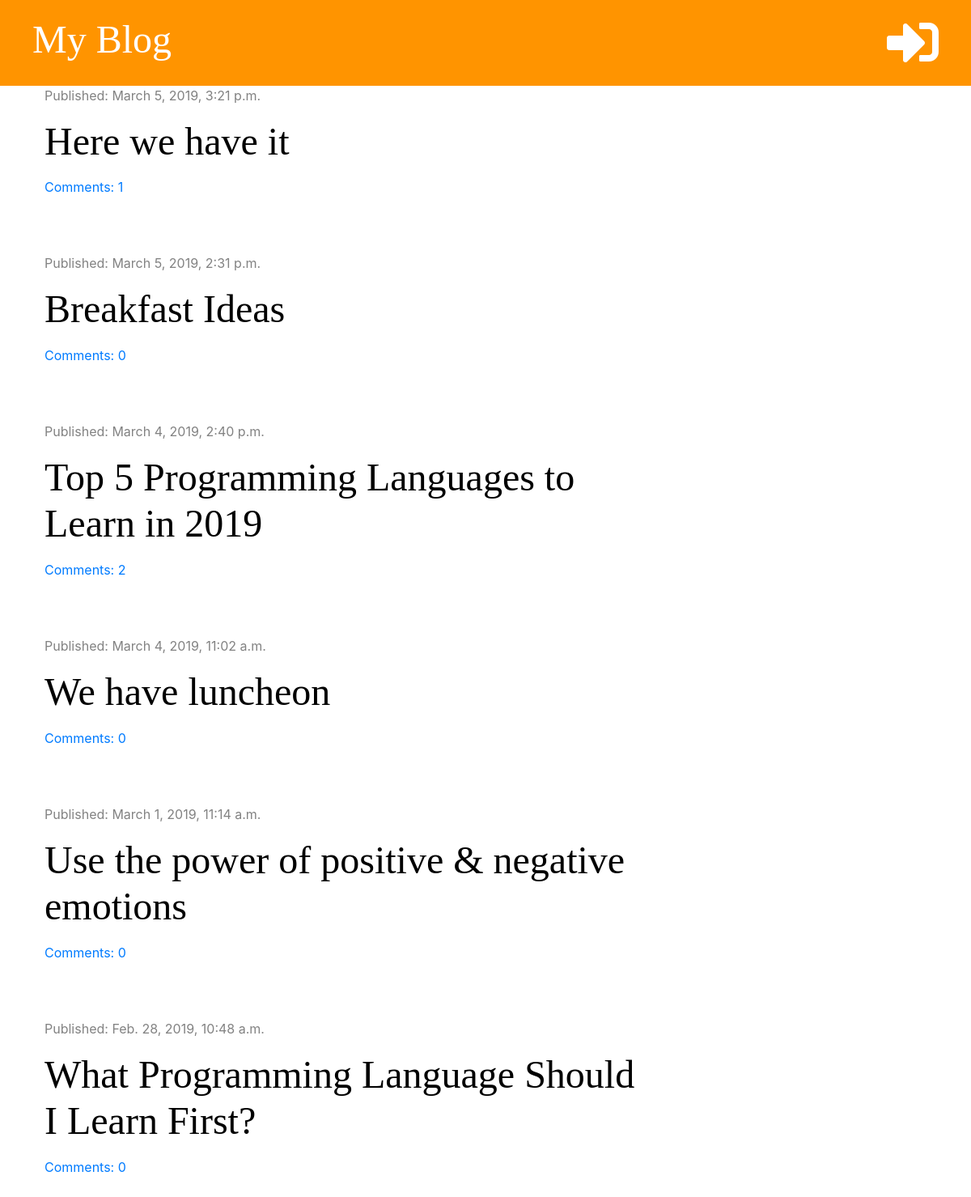
The app's page /, older data.
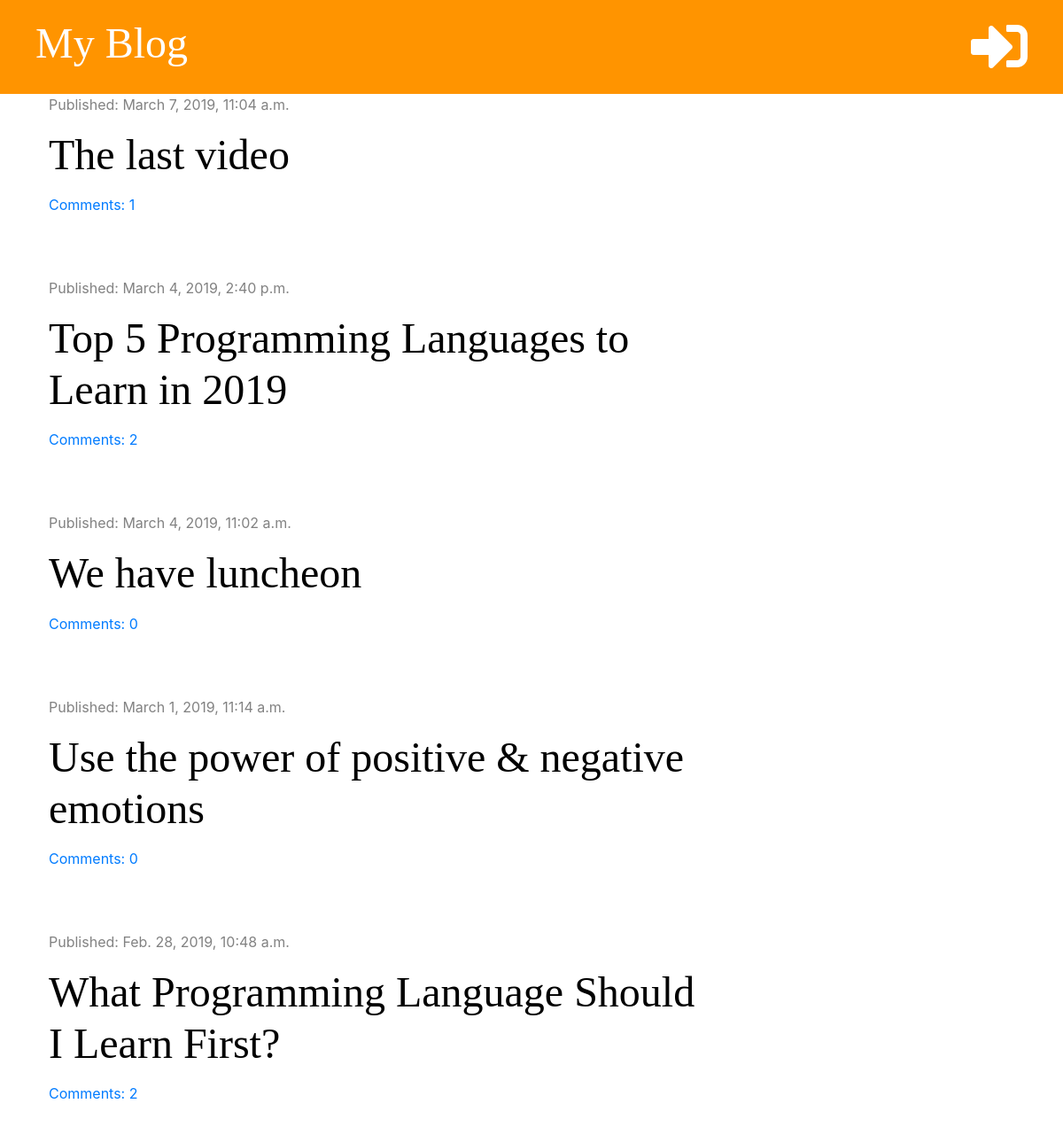
The same page, newer data.
### blog/models.py (models this page shows, shortened)
class Post(models.Model):
    author = models.ForeignKey('auth.User', on_delete=models.CASCADE)
    title = models.CharField(max_length=200)
    text = models.TextField()
    created_date = models.DateTimeField(default=timezone.now)
    published_date = models.DateTimeField(blank=True, null=True)
    def approved_comments(self):
        return self.comments.filter(approved=True)

### blog/views.py (the view)
# urls.py: path('', views.post_list, name='post_list'),
def post_list(request):
    posts = Post.objects.filter(published_date__lte=timezone.now()).order_by('-published_date')
    stuff_for_frontend = {'posts': posts}
    return render(request, 'blog/post_list.html', stuff_for_frontend)

### blog/templatetags/markdownify.py (called while the page is built)
@register.filter
def markdown(value):
    renderer = HighlightRenderer()
    markdown = mistune.Markdown(renderer=renderer)
    return markdown(value)

### blog/templates/blog/post_list.html (shortened to what this page needs)
{% extends 'blog/base.html' %}
{% load markdownify %}
{% block content %}
    {% for post in posts %}
        <div class="post">
            <div class="date">
                <p>Published: {{ post.published_date }}</p>
            </div>
            <h1><a href="{% url 'post_detail' pk=post.pk %}">{{ post.title }}</a></h1>
            <a href="{% url 'post_detail' pk=post.pk %}">Comments: {{ post.approved_comments.count }}</a>
        </div>
    {% endfor %}
{% endblock %}

### blog/templates/blog/base.html (shortened to what this page needs)
{% load staticfiles %}
<!DOCTYPE html>
<html lang="en">
<head>
    <link rel="stylesheet" href="https://stackpath.bootstrapcdn.com/bootstrap/4.3.1/css/bootstrap.min.css">
    <link rel="stylesheet" href="{% static 'css/blog.css' %}">
    <link rel="stylesheet" href="https://use.fontawesome.com/releases/v5.7.2/css/all.css">
    <link rel="stylesheet" href="{% static 'css/zenburn.css' %}">
</head>
<body>
<div class="page-header">
    {% if user.is_authenticated %}
        <a href="{% url 'logout' %}" class="top-menu"><i class="fas fa-door-open fa-2x"></i></a>
        <a href="{% url 'post_draft_list' %}" class="top-menu"><i class="far fa-edit fa-2x"></i></a>
        <a href="{% url 'post_new' %}" class="top-menu"><i class="fas fa-plus fa-2x"></i></a>
        <p class="top-menu">Hello, {{ user.username }}</p>
    {% else %}
        <a href="{% url 'login' %}" class="top-menu"><i class="fas fa-sign-in-alt fa-2x"></i></a>
    {% endif %}
    <h1><a href="{% url 'post_list' %}">My Blog</a></h1>
</div>
<div class="content container">
    <div class="row">
        <div class="col-md-8">
            {% block content %}
            {% endblock %}
        </div>
    </div>
</div>
</body>
</html>

### blog/static/css/blog.css (style rules this page uses)
.page-header { background-color: #ff9400; margin-top: 0; padding: 20px 20px 20px 40px; }
.page-header h1, .page-header h1 a { color: #ffffff; font-size: 36pt; text-decoration: none; }
.content { margin-left: 40px; }
h1, h2, h3, h4 { font-family: 'Tangerine', 'Inconsolata', 'Droid Sans', serif; font-size: 48px; }
.date { color: #828282; }
.post { margin-bottom: 70px; }
.post h1 a { color: #000000; }
.top-menu, .top-menu:hover { color: #ffffff; float: right; font-size: 24pt; margin-right: 20px; }

Row changes from the older to the newer data that the page shows:
removed Post: published_date "March 5, 2019, 3:21 p.m.", title "Here we have it", approved_comments.count "1"
removed Post: published_date "March 5, 2019, 2:31 p.m.", title "Breakfast Ideas", approved_comments.count "0"
added Post: published_date "March 7, 2019, 11:04 a.m.", title "The last video", approved_comments.count "1"
computed for Post "What Programming Language Should I Learn First?": approved_comments.count "0" → "2"
